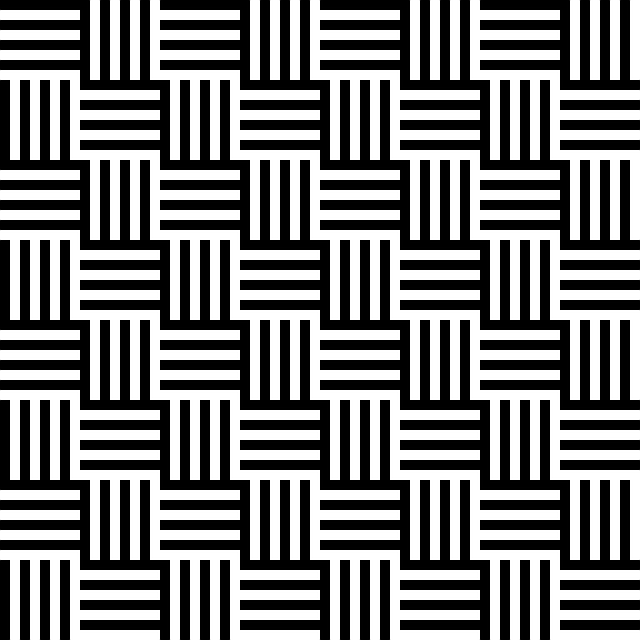
#> input picture 220623/test_image2.png, 640 x 640 px
$ python window_filtering.py
#> lines starting #> are read from the running program, lines starting #| are printed output that depends on the picture
import numpy as np
import matplotlib.pyplot as plt

img = plt.imread('./test_image2.png')
#> img is the input picture: shape (640, 640) float32; min 0, max 1, mean 0.5
print(img)
#> (printed output is left out)

H, W = img.shape
#> H = 640; W = 640

filter_size = 3
img_filtered_x = np.zeros(shape=(H-2, W-2))
img_filtered_y = np.zeros(shape=(H-2, W-2))
img_filtered = np.zeros(shape=(H-2, W-2))

sobel_x = np.array([[1, 0, 1],
                    [-2, 0, 2],
                    [-1, 0, 1]])
sobel_y = np.array([[1, 2, 1],
                    [0, 0, 0],
                    [-1, -2, -1]])

for h in range(H-2):
    for w in range(W-2):
        window = img[h:h+filter_size,
                     w:w+filter_size]
        z1 = np.abs(np.sum(window * sobel_x))
        img_filtered_x[h, w] = z1
        z2 = np.abs(np.sum(window * sobel_y))
        img_filtered_y[h, w] = z2
        z = z1 + z2
        img_filtered[h, w] = z
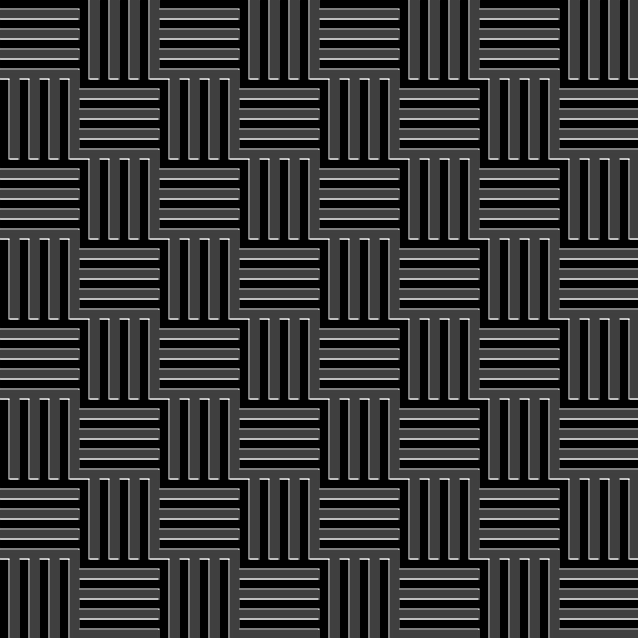
#> img_filtered: shape (638, 638) float64; min 0, max 7.99, mean 1.59; drawn with min black and max white
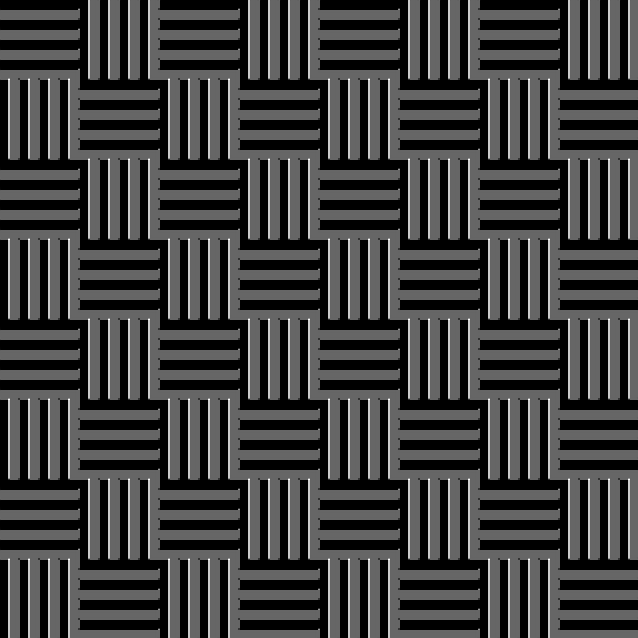
#> img_filtered_x: shape (638, 638) float64; min 0, max 5, mean 1.2; drawn with min black and max white
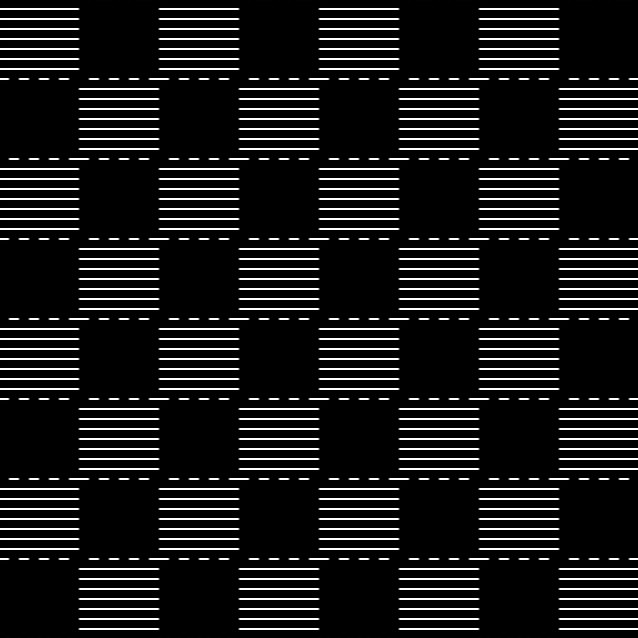
#> img_filtered_y: shape (638, 638) float64; min 0, max 4, mean 0.398; drawn with min black and max white

fig, axes = plt.subplots(2, 2,
                         figsize=(10, 10))
axes[0, 0].imshow(img, cmap='gray')
axes[0, 1].imshow(img_filtered_x, cmap='gray')
axes[1, 0].imshow(img_filtered_y, cmap='gray')
axes[1, 1].imshow(img_filtered, cmap='gray')

fig.tight_layout()
plt.show()
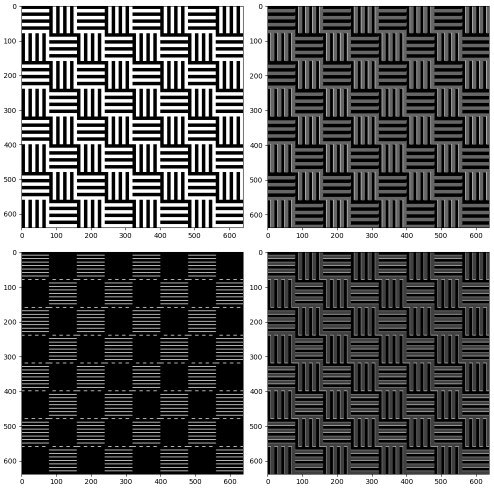
#> figure drawn by matplotlib, 4 panels
